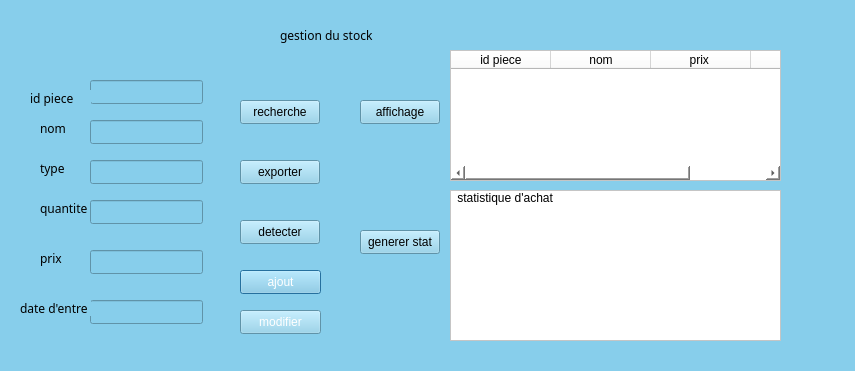
<?xml version="1.0" encoding="UTF-8"?>
<ui version="4.0">
 <class>gestionstockss</class>
 <widget class="QDialog" name="gestionstockss">
  <property name="geometry">
   <rect>
    <x>0</x>
    <y>0</y>
    <width>855</width>
    <height>371</height>
   </rect>
  </property>
  <property name="windowTitle">
   <string>Dialog</string>
  </property>
  <widget class="QStackedWidget" name="stackedWidget">
   <property name="geometry">
    <rect>
     <x>-20</x>
     <y>0</y>
     <width>901</width>
     <height>391</height>
    </rect>
   </property>
   <property name="styleSheet">
    <string notr="true">background-color:skyblue;</string>
   </property>
   <property name="currentIndex">
    <number>1</number>
   </property>
   <widget class="QWidget" name="page"/>
   <widget class="QWidget" name="page_2">
    <widget class="QLabel" name="label">
     <property name="geometry">
      <rect>
       <x>350</x>
       <y>20</y>
       <width>161</width>
       <height>20</height>
      </rect>
     </property>
     <property name="styleSheet">
      <string notr="true"/>
     </property>
     <property name="text">
      <string/>
     </property>
    </widget>
    <widget class="QLabel" name="label_2">
     <property name="geometry">
      <rect>
       <x>300</x>
       <y>10</y>
       <width>231</width>
       <height>51</height>
      </rect>
     </property>
     <property name="styleSheet">
      <string notr="true">color:black;
font-family:arial rounded;</string>
     </property>
     <property name="text">
      <string>gestion du stock</string>
     </property>
    </widget>
    <widget class="QPushButton" name="pushButton">
     <property name="geometry">
      <rect>
       <x>260</x>
       <y>270</y>
       <width>81</width>
       <height>24</height>
      </rect>
     </property>
     <property name="styleSheet">
      <string notr="true">color:white;</string>
     </property>
     <property name="text">
      <string>ajout</string>
     </property>
    </widget>
    <widget class="QPushButton" name="pushButton_2">
     <property name="geometry">
      <rect>
       <x>260</x>
       <y>310</y>
       <width>81</width>
       <height>24</height>
      </rect>
     </property>
     <property name="styleSheet">
      <string notr="true">color:white;</string>
     </property>
     <property name="text">
      <string>modifier</string>
     </property>
    </widget>
    <widget class="QLineEdit" name="lineEdit">
     <property name="geometry">
      <rect>
       <x>110</x>
       <y>80</y>
       <width>113</width>
       <height>24</height>
      </rect>
     </property>
    </widget>
    <widget class="QLineEdit" name="lineEdit_2">
     <property name="geometry">
      <rect>
       <x>110</x>
       <y>120</y>
       <width>113</width>
       <height>24</height>
      </rect>
     </property>
    </widget>
    <widget class="QLineEdit" name="lineEdit_3">
     <property name="geometry">
      <rect>
       <x>110</x>
       <y>160</y>
       <width>113</width>
       <height>24</height>
      </rect>
     </property>
    </widget>
    <widget class="QLineEdit" name="lineEdit_4">
     <property name="geometry">
      <rect>
       <x>110</x>
       <y>200</y>
       <width>113</width>
       <height>24</height>
      </rect>
     </property>
    </widget>
    <widget class="QLineEdit" name="lineEdit_5">
     <property name="geometry">
      <rect>
       <x>110</x>
       <y>250</y>
       <width>113</width>
       <height>24</height>
      </rect>
     </property>
    </widget>
    <widget class="QLineEdit" name="lineEdit_6">
     <property name="geometry">
      <rect>
       <x>110</x>
       <y>300</y>
       <width>113</width>
       <height>24</height>
      </rect>
     </property>
    </widget>
    <widget class="QTableWidget" name="tableWidget">
     <property name="geometry">
      <rect>
       <x>470</x>
       <y>50</y>
       <width>331</width>
       <height>131</height>
      </rect>
     </property>
     <property name="styleSheet">
      <string notr="true">color:black;
background-color:white;
</string>
     </property>
     <column>
      <property name="text">
       <string>id piece</string>
      </property>
     </column>
     <column>
      <property name="text">
       <string>nom</string>
      </property>
     </column>
     <column>
      <property name="text">
       <string>prix </string>
      </property>
     </column>
     <column>
      <property name="text">
       <string>quantite</string>
      </property>
     </column>
    </widget>
    <widget class="QListWidget" name="listWidget">
     <property name="geometry">
      <rect>
       <x>470</x>
       <y>190</y>
       <width>331</width>
       <height>151</height>
      </rect>
     </property>
     <property name="styleSheet">
      <string notr="true">background-color:white;
color:black;
text-align:center;
border-left:10px;</string>
     </property>
     <item>
      <property name="text">
       <string> statistique d'achat</string>
      </property>
     </item>
    </widget>
    <widget class="QLabel" name="label_3">
     <property name="geometry">
      <rect>
       <x>50</x>
       <y>90</y>
       <width>61</width>
       <height>16</height>
      </rect>
     </property>
     <property name="styleSheet">
      <string notr="true">color:black;
font-family:arial rounded;</string>
     </property>
     <property name="text">
      <string>id piece</string>
     </property>
    </widget>
    <widget class="QLabel" name="label_4">
     <property name="geometry">
      <rect>
       <x>60</x>
       <y>120</y>
       <width>49</width>
       <height>16</height>
      </rect>
     </property>
     <property name="styleSheet">
      <string notr="true">color:black;
font-family:arial rounded</string>
     </property>
     <property name="text">
      <string>nom</string>
     </property>
    </widget>
    <widget class="QLabel" name="label_5">
     <property name="geometry">
      <rect>
       <x>60</x>
       <y>160</y>
       <width>49</width>
       <height>16</height>
      </rect>
     </property>
     <property name="styleSheet">
      <string notr="true">color:black;
font-family:arial rounded;
</string>
     </property>
     <property name="text">
      <string>type</string>
     </property>
    </widget>
    <widget class="QLabel" name="label_6">
     <property name="geometry">
      <rect>
       <x>60</x>
       <y>200</y>
       <width>49</width>
       <height>16</height>
      </rect>
     </property>
     <property name="styleSheet">
      <string notr="true">color:black;
font-family:arial rounded;</string>
     </property>
     <property name="text">
      <string>quantite</string>
     </property>
    </widget>
    <widget class="QLabel" name="label_7">
     <property name="geometry">
      <rect>
       <x>60</x>
       <y>250</y>
       <width>49</width>
       <height>16</height>
      </rect>
     </property>
     <property name="styleSheet">
      <string notr="true">color:black;
font-family:arial rounded
</string>
     </property>
     <property name="text">
      <string>prix</string>
     </property>
    </widget>
    <widget class="QLabel" name="label_8">
     <property name="geometry">
      <rect>
       <x>40</x>
       <y>300</y>
       <width>71</width>
       <height>16</height>
      </rect>
     </property>
     <property name="styleSheet">
      <string notr="true">color:black;
font-family:arial rounded;</string>
     </property>
     <property name="text">
      <string>date d'entre</string>
     </property>
    </widget>
    <widget class="QPushButton" name="pushButton_3">
     <property name="geometry">
      <rect>
       <x>260</x>
       <y>100</y>
       <width>80</width>
       <height>24</height>
      </rect>
     </property>
     <property name="text">
      <string>recherche</string>
     </property>
    </widget>
    <widget class="QPushButton" name="pushButton_4">
     <property name="geometry">
      <rect>
       <x>260</x>
       <y>160</y>
       <width>80</width>
       <height>24</height>
      </rect>
     </property>
     <property name="text">
      <string>exporter</string>
     </property>
    </widget>
    <widget class="QPushButton" name="pushButton_5">
     <property name="geometry">
      <rect>
       <x>260</x>
       <y>220</y>
       <width>80</width>
       <height>24</height>
      </rect>
     </property>
     <property name="text">
      <string>detecter</string>
     </property>
    </widget>
    <widget class="QPushButton" name="pushButton_6">
     <property name="geometry">
      <rect>
       <x>380</x>
       <y>100</y>
       <width>80</width>
       <height>24</height>
      </rect>
     </property>
     <property name="text">
      <string>affichage</string>
     </property>
    </widget>
    <widget class="QPushButton" name="pushButton_7">
     <property name="geometry">
      <rect>
       <x>380</x>
       <y>230</y>
       <width>80</width>
       <height>24</height>
      </rect>
     </property>
     <property name="text">
      <string>generer stat</string>
     </property>
    </widget>
    <widget class="QLabel" name="label_9">
     <property name="geometry">
      <rect>
       <x>70</x>
       <y>10</y>
       <width>151</width>
       <height>61</height>
      </rect>
     </property>
     <property name="text">
      <string/>
     </property>
     <property name="pixmap">
      <pixmap>Capture-removebg-preview (1).png</pixmap>
     </property>
    </widget>
   </widget>
  </widget>
 </widget>
 <resources/>
 <connections/>
</ui>
